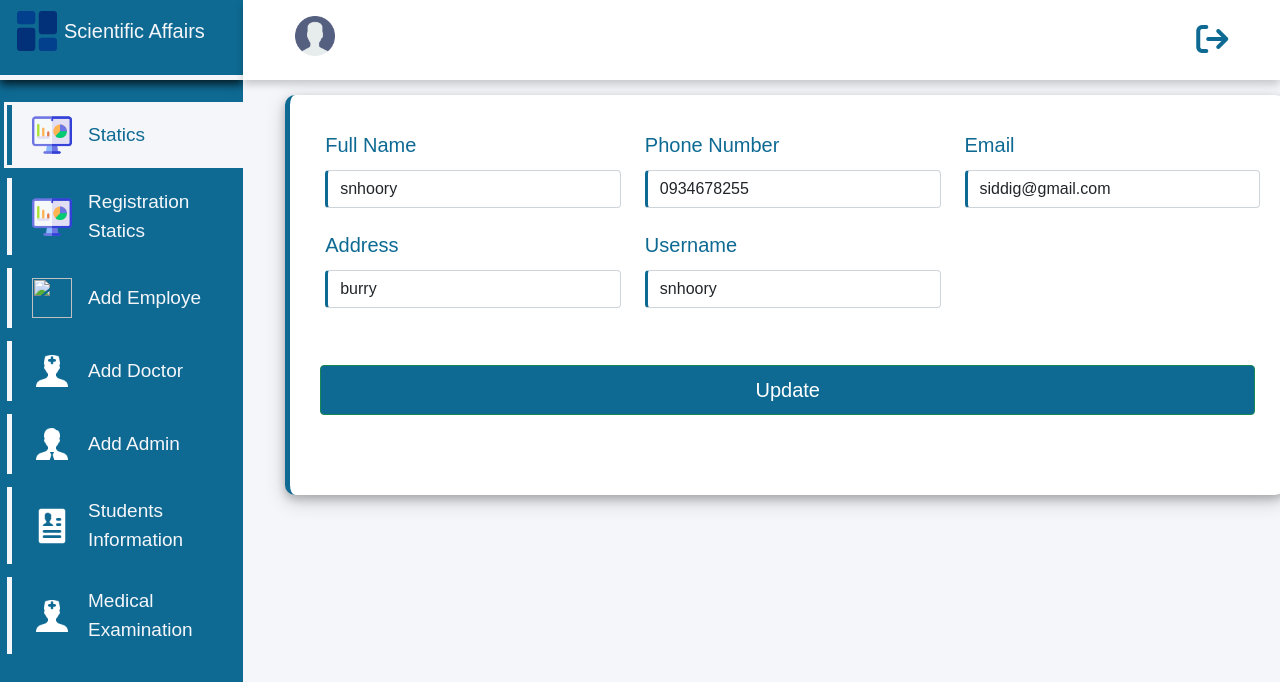
Page /elec_reg_new_std/admin/admins/edit_admin/display_for_editt.php?updateid=1 on the committed database.
### tables this page shows
CREATE TABLE `scientific_affairs_admins` (
  `id` int(11) NOT NULL,
  `full_name` varchar(100) NOT NULL,
  `phone_number` varchar(15) NOT NULL,
  `email` varchar(50) NOT NULL,
  `address` varchar(20) NOT NULL,
  `username` varchar(20) NOT NULL,
  `password` varchar(20) NOT NULL DEFAULT '0000',
  `admin_add` varchar(100) NOT NULL,
  `date` date NOT NULL,
  `hours` time NOT NULL,
  `del` varchar(5) NOT NULL DEFAULT 'no'
);

### elec_reg_new_std/admin/admins/edit_admin/display_for_editt.php (the view, shortened to what this page needs)
<?php
include "../../../../connection/connection.php";
$id = $_GET["updateid"];
$show_data_input = mysqli_query($connection, "select * from scientific_affairs_admins where id= $id");
$row=mysqli_fetch_array($show_data_input);
$inp_name = $row["full_name"];
$inp_phone = $row["phone_number"];
$inp_email = $row["email"];
$inp_address = $row["address"];
$inp_username = $row["username"];
?>
<!DOCTYPE html>
<html lang="en">
<head>
    <link rel="stylesheet" href="../../../../css/all.min.css">
    <link rel="stylesheet" href="../../../../bootstrap/bootstrap.min.css">
    <link rel="stylesheet" href="../../../../css/manegment/scintific_affairs/display_for_edit.css">
</head>
<body>
<div class="side-menu">
<div class="brand-name">
<h2><img src="../../../../icons/da.png" alt="" width="50px" height="50px">Scientific Affairs</h2>
        </div>
            <ul>
            <a href="../../statics/statics.php"><li  class="active"><img src="../../../../icons/statc1.png" alt="" width="40px" height="40px">Statics</li></a>
            <a href="../../registration_statistics/registration_statistics.php"><li><img src="../../../../icons/statc1.png" alt="" width="40px" height="40px">Registration Statics</li></a>
            <a href="../../employes/add_employe/add_emp.php"><li><img src="../../../../icons/eemp3.png" alt="" width="40px" height="40px"> Add Employe</li></a>
            <a href="../../doctors/add_doctor/add_doctor.php"><li><img src="../../../../icons/doc.png" alt="" width="40px" height="40px"> Add Doctor</li></a>
            <a href="../../admins/add_admin/add_admin.php"><li><img src="../../../../icons/admin.png" alt="" width="40px" height="40px">Add Admin</li></a>
            <a href="../../../scintific_affairs/info_std_electronic_register/info_std_electronic_register.php"><li><img src="../../../../icons/stdifo1.png" alt="" width="40px" height="40px"> Students Information</li></a>
            <a href="../../../medical_examination/statics/statics.php"><li><img src="../../../../icons/doc.png" alt="" width="40px" height="40px">Medical Examination</li></a>
            </ul>
        </div>
        <div class="container">
            <div class="header">
                <div class="nav">
                <div>
                <h3> <a href="../../account/account.php"><img src="../../../../icons/account.png" alt="" width="40px" height="40px"></a><?php echo " " . $name_user ?></h3>
                </div>
                <div class="log">
                <a href="../../../login/login.php"><div><i class="fa-solid fa-arrow-right-from-bracket fa-2x"></i></div></a>
                </div>
                </div>
            </div>
<div class="form">
<form action="" method="post">
<div class="row">
    <div class="form-group col-lg-4 col-md-6 col-xs-12">
    <label for="" class="lead">Full Name</label>
        <input type="text" name="fullname" id=""  value="<?php echo $inp_name ?>" class="form-control">
    </div>
    <div class="form-group col-lg-4 col-md-6 col-xs-12">
    <label for="" class="lead">Phone Number</label>
        <input type="text" name="phone" id=""  value="<?php echo $inp_phone ?>" class="form-control">
    </div>
    <div class="form-group col-lg-4 col-md-6 col-xs-12">
    <label for="" class="lead">Email</label>
        <input type="email" name="email" id=""  value="<?php echo $inp_email ?>" class="form-control">
    </div>
    <div class="form-group col-lg-4 col-md-6 col-xs-12">
    <label for="" class="lead">Address</label>
        <input type="text" name="address" id=""  value="<?php echo $inp_address ?>" class="form-control">
    </div>
    <div class="form-group col-lg-4 col-md-6 col-xs-12">
    <label for="" class="lead">Username</label>
        <input type="text" name="username" id=""  value="<?php echo $inp_username ?>" class="form-control">
    </div>
    <div class="form-group col-lg-12 col-md-12 col-xs-12">
        <input type="submit" name="edittetcher" id="" value="Update"  class="btn btn-success">
    </div>
</form>
</div>
</div>
</body>
</html>

### css/manegment/scintific_affairs/display_for_edit.css (style rules this page uses)
* { box-sizing: border-box; }
body { min-height: 100vh; font-family: Tahoma, Geneva, Verdana, sans-serif }
a { text-decoration: none; color: #f5f6fa; }
li { list-style: none; }
h2 { color: #f5f6fa; font-size: 20px; }
.side-menu { position: fixed; background: #0e6a93; ; width: 19vw; min-height: 100vh; display: flex; flex-direction: column; }
.side-menu .brand-name { height: 10vh; display: flex; align-items: right; padding: 2px; padding-top: 5px; margin-bottom: 25px; cursor: pointer; border-bottom: 5px solid #f5f6fa; box-shadow: 0 4px 9px 0 rgba(0, 0, 0, 0.8); }
.side-menu li { font-size: 19px; padding: 10px; margin-left: -25px; margin-bottom: 13px; display: flex; align-items: center; border-left: 5px solid #f5f6fa; cursor: pointer; }
.side-menu li img { margin-right: 16px; }
.side-menu .active { background: #f5f6fa; color: #0e6a93; border-left: 5px solid #0e6a93; outline: 3px solid #f5f6fa; }
.side-menu img { margin-left: 10px; }
.side-menu .brand-name h2 { font-size: 20px; }
.side-menu .brand-name h2 img { mix-blend-mode: multiply; margin-right: 2px; margin-top: 1px; padding-right: 5px; margin-bottom: 5px; padding: 5px; }
.container { position: absolute; right: 0; width: 81vw; height: 100vh; background-color: #f5f6fa; }
.container .header { position: fixed; top: 0; right: 0; width: 81vw; height: 10vh; background-color: white; display: flex; align-items: center; justify-content: center; box-shadow: 0 4px 8px 0 rgba(0, 0, 0, 0.2); }
.container .header .nav { width: 90%; display: flex; align-items: center; justify-content: space-between; }
.container .header .nav h3 { color: #0e6a93; font-size: 20px; margin-top: 10px; cursor: pointer; }
.container .header .nav h3 img { margin-bottom: 10px; cursor: pointer; }
.fa-solid { color: #0e6a93; }
.log { cursor: pointer; display: flex; align-items: center; justify-content: space-between; color: #0e6a93; }
.container .form { margin-top: 95px; margin-left: 30px; width: 1000px; height: 400px; padding: 30px; border-left: 5px solid #0e6a93; border-radius: 10px; background-color: white; box-shadow: 0 4px 8px 0 rgba(0, 0, 0, 0.2), 0 6px 20px 0 rgba(0, 0, 0, 0.19); }
.form-group { margin-bottom: 12px; }
.form-control, .form-select { width: 100%; margin: 5px; border-left: 3px solid #0e6a93; border-radius: none; }
label { color: #0e6a93; margin: 5px; font-size: 15px; }
.btn { margin-top: 40px; width: 100%; height: 50px; font-size: 20px; background-color: #0e6a93; }

### rows in the picture
scientific_affairs_admins: fullname "snhoory", phone "0934678255", email "siddig@gmail.com", address "burry", username "snhoory"
